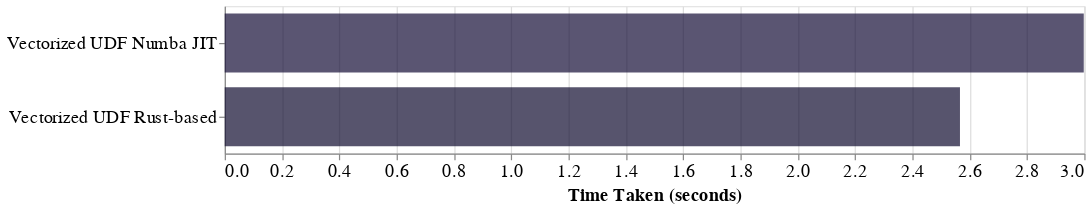

Notebook source saved alongside this figure:
### Code cell
entries = {
    "Vectorized UDF Numba JIT": 2.998,  # seconds
    "Vectorized UDF Rust-based": 2.566,  # seconds
}
get_chart(entries)

### Figure 1 — Vega-Lite specification as saved in the notebook (floating-point values rounded to 4 significant figures)
{"config": {"view": {"continuousWidth": 300, "continuousHeight": 300}, "axis": {"labelFontSize": 15, "titleFontSize": 15}, "scale": {"bandPaddingInner": 0.2}}, "data": {"name": "data-dcf7d3b643d755d71966ca7d0bf78661"}, "mark": {"type": "bar"}, "encoding": {"color": {"field": "time_taken", "legend": null, "scale": {"domain": [0, 30], "scheme": "magma"}, "type": "quantitative"}, "opacity": {"value": 0.7}, "x": {"axis": {"title": "Time Taken (seconds)"}, "field": "time_taken", "type": "quantitative"}, "y": {"axis": {"labelLimit": 1000, "title": null}, "field": "approach", "sort": "-x", "type": "nominal"}}, "height": 120, "width": 700, "$schema": "https://vega.github.io/schema/vega-lite/v5.17.0.json", "datasets": {"data-dcf7d3b643d755d71966ca7d0bf78661": [{"approach": "Vectorized UDF Numba JIT", "time_taken": 2.998}, {"approach": "Vectorized UDF Rust-based", "time_taken": 2.566}]}}
